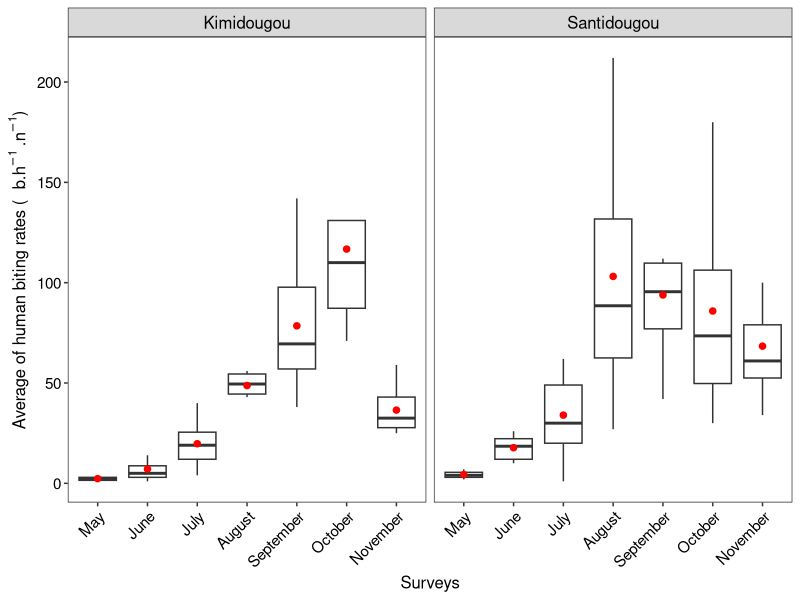

This chart was generated by the following R code: (Note: this script raises an error after producing the figure.)


#### Required packages ####
Sys.setenv(TZ="UTC")
library(tidyverse)
library(emmeans)
library(lme4)

#### read data ####
setwd('D://Papiers/Maltrans/remaltrans/')
list.files()

data <- read.table('data_R.csv', sep=",", header=TRUE, dec=".",na.string=NA, 
                   quote = "\"'", encoding = "UTF-8")

colnames(data)
str(data)

### Basic manipulations #### 
##Creation des effectifs des especes/ enquete,village, point,poste
df_HBR <- data %>% 
  dplyr::group_by(month, village, house, hour, place, genus)%>% 
  dplyr::summarize(effectif = n()) %>% 
  tidyr::spread(genus,'effectif')

# NA =  0 et creer colum sum
df_HBR[,6:8][is.na(df_HBR[,6:8])] <- 0
df_HBR$total <- Matrix::rowSums(df_HBR[,6:8])

# convert 
df_HBR$month <- as.factor(df_HBR$month)
df_HBR$village <- as.factor(df_HBR$village)

### Model tous les genres ####
fit_hbr <- glmer.nb(Anopheles~ month+village+place + (1|house) , data = df_HBR, family='poisson') # 

deviance(fit_hbr)/df.residual(fit_hbr)
summary(fit_hbr) 

## LRT 
car::Anova(fit_hbr,type=3) 

## comparison avec RR
hbr_v <- emmeans(fit_hbr,pairwise~village, type="response", adjust = "none") 
hbr_v_contrast <- summary(hbr_v$contrasts, infer=TRUE)%>%as.data.frame()
hbr_v_emmeans <- summary(hbr_v$emmeans, infer=TRUE)%>%as.data.frame()

hbr_m <- emmeans(fit_hbr,pairwise~month, type="response", adjust = "none")  
hbr_m_contrast <- summary(hbr_m$contrasts, infer=TRUE)%>%as.data.frame()
hbr_m_emmeans <- summary(hbr_m$emmeans, infer=TRUE)%>%as.data.frame()

hbr_m_v <- emmeans(fit_hbr,pairwise~month|village, type="response", adjust = "none") ## 
hbr_m_v_contrast <- summary(hbr_m_v$contrasts, infer=TRUE)%>%as.data.frame()
hbr_m_v_emmeans <- summary(hbr_m_v$emmeans, infer=TRUE)%>%as.data.frame()

hbr_v_m <- emmeans(fit_hbr,pairwise~village|month, type="response", adjust = "none") ## 
hbr_v_m_contrast <- summary(hbr_v_m$contrasts, infer=TRUE)%>%as.data.frame()
hbr_v_m_emmeans <- summary(hbr_v_m$emmeans, infer=TRUE)%>%as.data.frame()

## Mean densities per person and day : 4 personnes * 4 nuits = 8 
df_HBR %>% 
  dplyr::group_by(village) %>% 
  dplyr::summarise(sum = sum(Anopheles)/8) %>% 
  as.data.frame()

df_HBR%>% 
  dplyr::group_by(village, month) %>% 
  dplyr::summarise(sum = sum(Anopheles)/8) %>% 
  as.data.frame()

df_ano <- df_HBR%>% 
  dplyr::group_by(village, month, house, place) %>% 
  dplyr::summarise(sum = sum(Anopheles)) %>% 
  as.data.frame()


df_ano$month <- factor(df_ano$month,levels = c("Mai","Juin","Juillet","Aout", 
                                               "Septembre", "Octobre","Novembre"))

#### graph hbr ####
graph_hbr <- df_ano%>%ggplot(aes(x=month,y=sum))+
  geom_boxplot(outlier.shape = NA)+
  stat_summary(fun.y = mean, geom = "point",shape=20,
               size=3,color="red", fill="red")+
  facet_wrap(~village) 

graph_hbr+
  theme_bw()+
  labs(x="Surveys",
       y = expression("Average of human biting rates ("*"  "*b.h^-1~.n^-1*")"))+
  theme(axis.text.x = element_text(angle = 45, hjust=1, size = 11, color = "black"),
        axis.title.x = element_text(size = 12, color="black"),
        axis.title.y = element_text(size = 12, color="black"),
        strip.text.x = element_text(size=12, color="black"),
        axis.text.y = element_text(size = 11, color = "black"),
        legend.title = element_text(size = 12),
        panel.grid = element_blank())+
  scale_x_discrete(labels=c("Mai"="May","Juin"="June","Juillet"="July","Aout"="August", 
                            "Septembre"="September", "Octobre"="October","Novembre"="November"))


#### Endo - exo #####
## comparison avec RR
hbr_end <- emmeans(fit_hbr,pairwise~place, type="response", adjust = "none") 
hbr_end_contrast <- summary(hbr_end$contrasts, infer=TRUE)%>%as.data.frame()
hbr_end_emmeans <- summary(hbr_end$emmeans, infer=TRUE)%>%as.data.frame()

hbr_v_end <- emmeans(fit_hbr,pairwise~village|place, type="response", adjust = "none") ## 
hbr_v_end_contrast <- summary(hbr_v_end$contrasts, infer=TRUE)%>%as.data.frame()
hbr_v_end_emmeans <- summary(hbr_v_end$emmeans, infer=TRUE)%>%as.data.frame()

hbr_end_v <- emmeans(fit_hbr,pairwise~place|village, type="response", adjust = "none") ## 
hbr_end_v_contrast <- summary(hbr_end_v$contrasts, infer=TRUE)%>%as.data.frame()
hbr_end_v_emmeans <- summary(hbr_end_v$emmeans, infer=TRUE)%>%as.data.frame()

hbr_end_vm <- emmeans(fit_hbr,pairwise~place|village+month, type="response", adjust = "none") ## 
hbr_end_vm_contrast <- summary(hbr_end_vm$contrasts, infer=TRUE)%>%as.data.frame()
hbr_end_vm_emmeans <- summary(hbr_end_vm$emmeans, infer=TRUE)%>%as.data.frame()


### comparaison tx endo - exo
total = 5717
end0 <- df_HBR %>%
  dplyr::group_by(village) %>% 
  dplyr::summarise(sum = sum(Anopheles)) %>% 
  as.data.frame()

end1 <- df_HBR %>%
  dplyr::group_by(village, place) %>% 
  dplyr::summarise(sum = sum(Anopheles)) %>% 
  as.data.frame()
#Kimi
prop.test(end1$sum[1:2],c(end0$sum[1],end0$sum[1]))

#Santi
prop.test(end1$sum[3:4],c(end0$sum[2],end0$sum[2]))

## exo - endo
prop.test(end1$sum[c(2,4)],end0$sum)
prop.test(end1$sum[c(1,3)],end0$sum)


### data preparation
df_ex <- df_HBR%>%
  dplyr::group_by(village,month)%>%
  dplyr::summarise(n=sum(Anopheles))

df_endo_exo <- df_HBR%>%
  dplyr::group_by(village,month,place)%>%
  dplyr::summarise(sum = sum(Anopheles),hb=mean(Anopheles)/4, mean = mean(Anopheles), 
                   sd=sd(Anopheles),se=sd(Anopheles)/sqrt(4))
df_endo_exo[,4:7][is.na(df_endo_exo[,4:8])] <- 0
n = c(390, 390, 158, 158,  57, 57,   7, 7, 292, 292, 934, 934, 628, 628, 
      825, 825, 306, 306, 142, 142,  13, 13, 547, 547, 687,687, 751, 751)
df_endo_exo$total <- n
df_endo_exo$p <- df_endo_exo$sum/df_endo_exo$total

df_endo_exo$month <- factor(df_endo_exo$month,levels = c("Mai","Juin","Juillet","Aout",
                                                         "Septembre", "Octobre","Novembre"))

endo <- ggplot(data=df_endo_exo,aes(x=month,y=sum))+
  geom_bar(aes(fill=place),stat="identity", position = 'dodge', width = 0.7)+
  facet_wrap(~village)+
  theme_bw()

endo+
  scale_fill_manual(labels = c("Indoor", "Outdoor"), 
                    values = c("#999999", "#E69F00")) +
  labs(x="Surveys",
       y=expression("Number of "~italic(Anopheles)~" species"))+
  theme(axis.text.x = element_text(angle = 45, hjust=1, size = 11, color = "black"),
        axis.title.x = element_text(size = 12, color="black"),
        axis.title.y = element_text(size = 12, color="black"),
        strip.text.x = element_text(size=12, color="black"),
        axis.text.y = element_text(size = 11, color = "black"),
        legend.title = element_text(size = 12),
        panel.grid = element_blank())+
  guides(fill=guide_legend(title=" "))+
  scale_x_discrete(labels=c("Mai"="May","Juin"="June","Juillet"="July","Aout"="August", 
                            "Septembre"="September", "Octobre"="October","Novembre"="November"))


### cycle aggressiveness #####
## data preparation 
# Juin 
cycle_juin <- aggregate(cbind(Aedes,Anopheles,Mansonia)~hour,
                        subset(df_HBR,month=="Juin"),sum)
cycle_juin$hour <- as.factor(cycle_juin$hour)

cycle_juin$month <- c(rep("Juin",length(cycle_juin$hour)))
cycle_juin$Lsp <- c(rep("species",length(cycle_juin$hour)))


## Juillet 
cycle_juillet <- aggregate(cbind(Aedes,Anopheles,Mansonia)~hour,
                           subset(df_HBR,month=="Juillet"),sum)
cycle_juillet$hour <- as.factor(cycle_juillet$hour)

cycle_juillet$month <- c(rep("Juillet",length(cycle_juillet$hour)))
cycle_juillet$Lsp <- c(rep("species",length(cycle_juillet$hour)))

## Aout 
cycle_aout <- aggregate(cbind(Aedes,Anopheles,Mansonia)~hour,
                        subset(df_HBR,month=="Aout"),sum)
cycle_aout$hour <- as.factor(cycle_aout$hour)

cycle_aout$month <- c(rep("Aout",length(cycle_aout$hour)))
cycle_aout$Lsp <- c(rep("species",length(cycle_aout$hour)))

## Septembre 
cycle_septembre <- aggregate(cbind(Aedes,Anopheles,Mansonia)~hour,
                             subset(df_HBR,month=="Septembre"),sum)
cycle_septembre$hour <- as.factor(cycle_septembre$hour)

cycle_septembre$month <- c(rep("Septembre",length(cycle_septembre$hour)))
cycle_septembre$Lsp <- c(rep("species",length(cycle_septembre$hour)))

## Octobre 
cycle_octobre <- aggregate(cbind(Aedes,Anopheles,Mansonia)~hour,
                           subset(df_HBR,month=="Octobre"),sum)
cycle_octobre$hour <- as.factor(cycle_octobre$hour)

cycle_octobre$month <- c(rep("Octobre",length(cycle_octobre$hour)))
cycle_octobre$Lsp <- c(rep("species",length(cycle_octobre$hour)))

## Novembre 
cycle_novembre <- aggregate(cbind(Aedes,Anopheles,Mansonia)~hour,
                            subset(df_HBR,month=="Novembre"),sum)
cycle_novembre$hour <- as.factor(cycle_novembre$hour)

cycle_novembre$month <- c(rep("Novembre",length(cycle_novembre$hour)))
cycle_novembre$Lsp <- c(rep("species",length(cycle_novembre$hour)))

## rbind 
df_cycle <- rbind(cycle_juin,cycle_juillet,cycle_aout,cycle_septembre,
                 cycle_octobre, cycle_novembre)

# relevels 
df_cycle$month <- factor(df_cycle$month,levels = c("Juin","Juillet","Aout",
                                                 "Septembre", "Octobre","Novembre"))

df_cycle$hour <- factor(df_cycle$hour,levels = c("20", "21", "22", "23", "0", "1",
                                                 "2", "3", "4", "5"))

## plot 
plt1 <- ggplot(data = df_cycle,aes(x=hour,y=Anopheles,group=Lsp))+
  geom_line(col="red")+
  facet_wrap(~month)+ 
  theme_bw()

plt1+
  labs(x = "Heures de capture",
       y=expression("Nbre de piqûres/homme*heure ("*" "*p.h^-1~.h^-1*"))"))+
  theme(axis.text.x = element_text(hjust=1, size = 11, color = "black"),
        axis.title.x = element_text(size = 12, color="black"),
        axis.title.y = element_text(size = 12, color="black"),
        strip.text.x = element_text(size=12, color="black"),
        axis.text.y = element_text(size = 11, color = "black"),
        legend.title = element_text(size = 12),
        panel.grid = element_blank())+
  guides(fill=guide_legend(title=" "))

## by indoor/outdoor
### cycle aggressiveness #####
## data preparation 
# Juin 
cycle_juin1 <- aggregate(cbind(Aedes,Anopheles,Mansonia)~hour+place,
                         subset(df_HBR,month=="Juin"),sum)
cycle_juin1$hour <- as.factor(cycle_juin1$hour)
cycle_juin1$place <- as.factor(cycle_juin1$place)

cycle_juin1$hbr_aedes <- cycle_juin1[,3]/(4*4)
cycle_juin1$hbr_anopheles <- cycle_juin1[,4]/(4*4)
cycle_juin1$hbr_mansonia <- cycle_juin1[,5]/(4*4)
cycle_juin1$month <- c(rep("Juin",length(cycle_juin1$hour)))
cycle_juin1$Lsp <- c(rep("species",length(cycle_juin1$hour)))


## Juillet 
cycle_juillet1 <- aggregate(cbind(Aedes,Anopheles,Mansonia)~hour+place,
                           subset(df_HBR,month=="Juillet"),sum)
cycle_juillet1$hour <- as.factor(cycle_juillet1$hour)
cycle_juillet1$place <- as.factor(cycle_juillet1$place)

cycle_juillet1$hbr_aedes <- cycle_juillet1[,3]/(4*4)
cycle_juillet1$hbr_anopheles <- cycle_juillet1[,4]/(4*4)
cycle_juillet1$hbr_mansonia <- cycle_juillet1[,5]/(4*4)
cycle_juillet1$month <- c(rep("Juillet",length(cycle_juillet1$hour)))
cycle_juillet1$Lsp <- c(rep("species",length(cycle_juillet1$hour)))

## Aout 
cycle_aout1 <- aggregate(cbind(Aedes,Anopheles,Mansonia)~hour+place,
                        subset(df_HBR,month=="Aout"),sum)
cycle_aout1$hour <- as.factor(cycle_aout1$hour)
cycle_aout1$place <- as.factor(cycle_aout1$place)

cycle_aout1$hbr_aedes <- cycle_aout1[,3]/(4*4)
cycle_aout1$hbr_anopheles <- cycle_aout1[,4]/(4*4)
cycle_aout1$hbr_mansonia <- cycle_aout1[,5]/(4*4)
cycle_aout1$month <- c(rep("Aout",length(cycle_aout1$hour)))
cycle_aout1$Lsp <- c(rep("species",length(cycle_aout1$hour)))

## Septembre 
cycle_septembre1 <- aggregate(cbind(Aedes,Anopheles,Mansonia)~hour+place,
                             subset(df_HBR,month=="Septembre"),sum)
cycle_septembre1$hour <- as.factor(cycle_septembre1$hour)
cycle_septembre1$place <- as.factor(cycle_septembre1$place)

cycle_septembre1$hbr_aedes <- cycle_septembre1[,3]/(4*4)
cycle_septembre1$hbr_anopheles <- cycle_septembre1[,4]/(4*4)
cycle_septembre1$hbr_mansonia <- cycle_septembre1[,5]/(4*4)
cycle_septembre1$month <- c(rep("Septembre",length(cycle_septembre1$hour)))
cycle_septembre1$Lsp <- c(rep("species",length(cycle_septembre1$hour)))

## Octobre 
cycle_octobre1 <- aggregate(cbind(Aedes,Anopheles,Mansonia)~hour+place,
                           subset(df_HBR,month=="Octobre"),sum)
cycle_octobre1$hour <- as.factor(cycle_octobre1$hour)
cycle_octobre1$place <- as.factor(cycle_octobre1$place)

cycle_octobre1$hbr_aedes <- cycle_octobre1[,3]/(4*4)
cycle_octobre1$hbr_anopheles <- cycle_octobre1[,4]/(4*4)
cycle_octobre1$hbr_mansonia <- cycle_octobre1[,5]/(4*4)
cycle_octobre1$month <- c(rep("Octobre",length(cycle_octobre1$hour)))
cycle_octobre1$Lsp <- c(rep("species",length(cycle_octobre1$hour)))

## Novembre 
cycle_novembre1 <- aggregate(cbind(Aedes,Anopheles,Mansonia)~hour+place,
                            subset(df_HBR,month=="Novembre"),sum)
cycle_novembre1$hour <- as.factor(cycle_novembre1$hour)
cycle_novembre1$place <- as.factor(cycle_novembre1$place)

cycle_novembre1$hbr_aedes <- cycle_novembre1[,3]/(4*4)
cycle_novembre1$hbr_anopheles <- cycle_novembre1[,4]/(4*4)
cycle_novembre1$hbr_mansonia <- cycle_novembre1[,5]/(4*4)
cycle_novembre1$month <- c(rep("Novembre",length(cycle_novembre1$hour)))
cycle_novembre1$Lsp <- c(rep("species",length(cycle_novembre1$hour)))

## rbind 
df_cycle1 <- rbind(cycle_juin1,cycle_juillet1,cycle_aout1,cycle_septembre1,
                  cycle_octobre1, cycle_novembre1)

# relevels 
df_cycle1$month <- factor(df_cycle1$month,levels = c("Juin","Juillet","Aout",
                                                     "Septembre", "Octobre","Novembre"))

df_cycle1$hour <- factor(df_cycle1$hour,levels = c("20", "21", "22", "23", "0", 
                                                   "1","2", "3", "4", "5"))

## plot 
plt2 <- ggplot(data = df_cycle1,aes(x=hour,y=hbr_anopheles,group=place,color=place))+
  geom_line(size=0.75)+
  facet_wrap(~month)+ 
  theme_bw()
plt2

plt2+
  labs(x = "Heures de capture",
       y=expression("Nbre de piqûres/homme*heure ("*" "*p.h^-1~.h^-1*"))"))+
  scale_color_manual(values = c('#F8766D', '#00BFC4'),
                     breaks = c('indoor','outdoor'),
                     labels=c('interieur', 'exterieur'),
                     name='Point de capture')+
  theme(axis.text.x = element_text(hjust=1, size = 11, color = "black"),
        axis.title.x = element_text(size = 12, color="black"),
        axis.title.y = element_text(size = 12, color="black"),
        strip.text.x = element_text(size=12, color="black"),
        axis.text.y = element_text(size = 11, color = "black"),
        legend.title = element_text(size = 12),
        panel.grid = element_blank())
  
## English 
plt3 <- ggplot(data = df_cycle1,aes(x=hour,y=hbr_anopheles,group=place,color=place))+
  geom_line(size=0.75)+
  facet_wrap(~month, labeller = labeller(month=c("Juin"="June", "Juillet"="July",
                                                 "Aout"="August", "Septembre"="September",
                                                 "Octobre"="October","Novembre"="November")))+ 
  theme_bw()

###
plt3+
  labs(x = "Sampling time",
       y=expression("Human biting rate ("*" "*b.h^-1~.h^-1*"))"))+
  scale_color_manual(values = c('#F8766D', '#00BFC4'),
                     #breaks = c('indoor','outdoor'),
                     #labels=c('interieur', 'exterieur'),
                     name='Sampling \npoint')+
  theme(axis.text.x = element_text(hjust=1, size = 11, color = "black"),
        axis.title.x = element_text(size = 12, color="black"),
        axis.title.y = element_text(size = 12, color="black"),
        strip.text.x = element_text(size=12, color="black"),
        axis.text.y = element_text(size = 11, color = "black"),
        legend.title = element_text(size = 12),
        panel.grid = element_blank())


### Parous rate ####
## read parous data 
setwd('D://Papiers/Maltrans/remaltrans/')
list.files()

p_data <- read.table('Parous.csv', sep=",", header=TRUE, dec=".",na.string=NA, 
                     quote = "\"'", encoding = "UTF-8")

p_data$village <- as.factor(p_data$village)
p_data$month <- as.factor(p_data$month)
p_data$place <- as.factor(p_data$place)
p_data$house <- as.factor(p_data$house)

## Analysis parous rate
#by villqge
parit1 <- xtabs(~village+ParRate,data = p_data)

test1 <- prop.test(parit1[, 2],marginSums(parit1, "village"))

conf1 <- t(sapply(Map(prop.test, parit1[,2], marginSums(parit1, "village")), "[[","conf.int"))
test1_df1 <- as.data.frame(conf1)
colnames(test1_df1) <-  c('lower', 'upper')
test1_df <- add_column(test1_df1,prop =as.vector(test1$estimate),.before = "lower")
#rm(test1,conf1, test1_df1)

## by period
parit2 <- xtabs(~month+ParRate,data = p_data)

test2 <- prop.test(parit2[, 2],marginSums(parit2, "month"))

conf2 <- t(sapply(Map(prop.test, parit2[,2], marginSums(parit2, "month")), "[[","conf.int"))
test2_df1 <- as.data.frame(conf2)
colnames(test2_df1) <-  c('lower', 'upper')

test2_df <- add_column(test2_df1,prop =as.vector(test2$estimate),.before = "lower")


### test des difference entre la composition specifiques 
# by species
kimi1 <- c(168, 145, 41)
santi1 <- c(149, 153, 50)

k1 <- c(354, 354, 354)
s1 <- c(352, 352, 352)

prop.test(kimi1, k1)
prop.test(santi1, s1)

# by village 
vil <- c(354, 352)
tv <- c(706,706)
prop.test(vil, tv)

## Graph 
samp_t <- c(3188, 3777)
lab1 <- c('Kimidougou', 'Santidougou')
piepercent<- round(100*samp_t/sum(samp_t), 1)
pie(samp_t, lab1)
pie(samp_t, lab1, col=c('gray100', 'lightblue'))
#legend("topright", lab1, cex = 0.8)

lab2 <- c('Culicinae', 'Anophelinae')
esp_kimi <- c(748, 2440)
esp_kimi1 <- c(2440, 748)
pie(esp_kimi, lab2, col = c('azure3', 'coral'))

esp_ano <- c(748, 2404, 2, 14, 20, 0)

esp_santi <- c(581, 3196)
pie(esp_santi, lab2, col = c('azure3', 'coral'))

## Species of An gamb
lab_sp <- c('An. gambiae', 'An. coluzzii', 'An. arabiensis')
esp1_k <- c(168, 145, 41)
esp2_s <- c(149, 153, 50)
barplot(height = esp1_k, names= lab_sp, width = 0.15)


barplot(height = cbind(ag=c(168, 149), ac=c(145, 153), aa=c(41, 50)), 
        names.arg = lab_sp,beside = TRUE, width = c(1,1,1), ylim = c(0, 200), 
        col=c(col=c('gray100', 'lightblue')), horiz = F)
axis(1, at=c(2,5,8), labels = lab_sp)
text(c(2,5,8), par("usr")[3], labels = lab_sp, srt = 45, pos = 1.9, xpd = TRUE)


barplot(height = cbind(ag=c(168, 149), ac=c(145, 153), aa=c(41, 50)), 
        beside = TRUE, width = c(1,1,1), ylim = c(0, 200), col=c(col=c('gray100', 'lightblue')),
        legend.text=c('Kimidougou', 'Santidougou'), args.legend = list(x = "topright"))


barplot(height = cbind(ag=c(168, 149), ac=c(145, 153), aa=c(41, 50)), 
        beside = FALSE, width = c(1,1,1), 
        legend.text=c('Kimidougou', 'Santidougou'))


pie(rep(1, 12), col = gray.colors(12))


## Parite 
tota_par <- c(572, 823)
par <- c(306, 444)
prop.test(par, tota_par)
